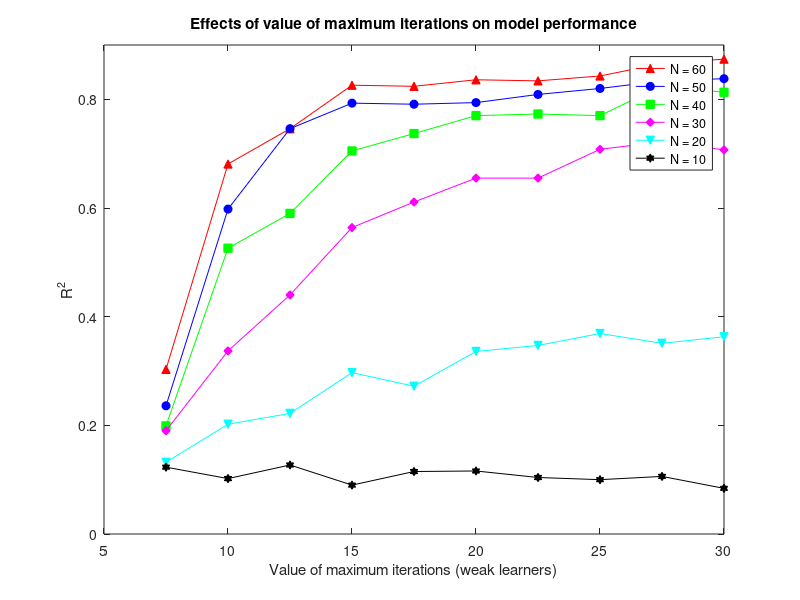

Write MATLAB code to recreate this figure.
A = [0.874 0.866 0.843 0.834 0.836 0.824 0.826 0.746 0.681 0.303;
     0.838 0.834 0.820 0.809 0.794 0.791 0.793 0.746 0.598 0.236;
     0.813 0.825 0.770 0.773 0.770 0.737 0.705 0.590 0.526 0.199;
     0.707 0.722 0.708 0.655 0.655 0.611 0.564 0.440 0.337 0.190;
     0.363 0.351 0.369 0.347 0.336 0.272 0.297 0.222 0.202 0.132;
     0.084 0.106 0.100 0.104 0.116 0.115 0.090 0.127 0.102 0.123];
 
 figure
 plot(A(1,end:-1:1),'r-^','MarkerFaceColor','r')
 hold on
 plot(A(2,end:-1:1),'b-o','MarkerFaceColor','b')
 hold on
 plot(A(3,end:-1:1),'g-s','MarkerFaceColor','g')
 hold on
 plot(A(4,end:-1:1),'m-d','MarkerFaceColor','m')
 hold on
 plot(A(5,end:-1:1),'c-v','MarkerFaceColor','c')
 hold on
 plot(A(6,end:-1:1),'k-h','MarkerFaceColor','k')
 legend('N = 60','N = 50','N = 40','N = 30','N = 20','N = 10')
 ylim([0 0.9])
%  xlim([0 10])
 set(gca,'xticklabel',5:5:50)
 xlabel('Value of maximum iterations (weak learners)')
 ylabel('R^2')
 title('Effects of value of maximum iterations on model performance')